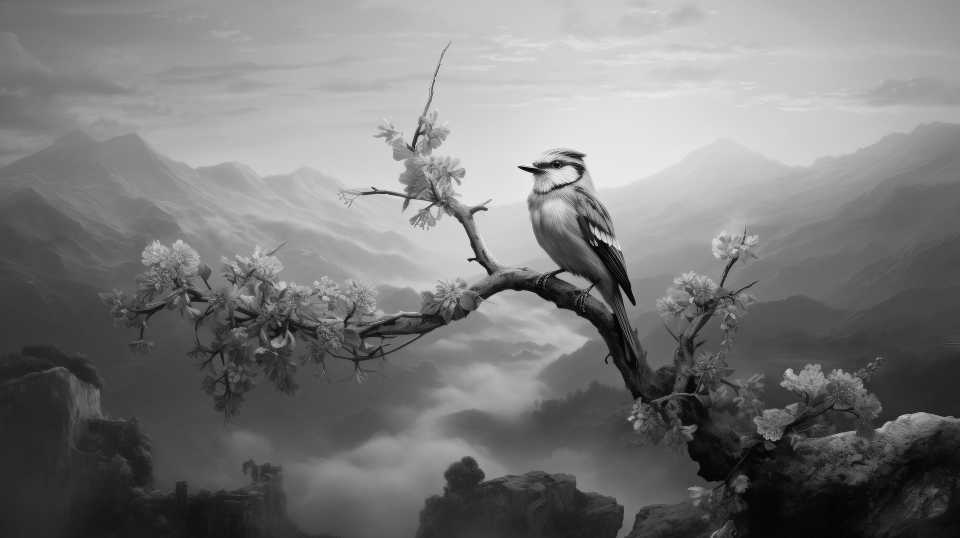
#> input picture assets/img_rep_1.jpg, 1920 x 1076 px (shown at 1/2 size); its folder holds only this picture in this run
$ python -i cat0_analisis_semiotico.py   (imports and definitions only)   (older library calls are emulated)
#> lines starting #> are read from the running program, lines starting #| are printed output that depends on the picture; after the words box and inside, x2 and y2 are one past the last pixel; in counts of white or black regions, pixels touching at a corner belong together
### graficos/tarjetas_cromaticas.py
"""
graficos/tarjetas_cromaticas.py
Renderizado 1:1 con las especificaciones exactas del inspector de Figma:
- Espaciados (gaps): 8px estrictos entre cada elemento.
- Título rol: 12px Bold, color #0B1020, caja 15px.
- Fila HEX: 11px Regular, color #444748, caja 14px.
- Porcentaje: 11px Bold, color #0057FF, alineado con HEX.
- Barra progreso: alto 4px, radio cápsula 2px, gap 8px.
"""

import io
import base64
from pathlib import Path
from PIL import Image, ImageDraw, ImageFont

# Ubicación de assets/fonts navegando desde este archivo:
# Buscamos la raíz del proyecto subiendo desde la ubicación de este script
_current = Path(__file__).resolve().parent
CARPETA_FUENTES = None

# Buscamos la carpeta assets hasta 4 niveles hacia arriba (cubriendo core/graficos/ o graficos/)
for _ in range(4):
    candidata = _current / "assets" / "fonts"
    if candidata.exists():
        CARPETA_FUENTES = candidata
        break
    _current = _current.parent

# Fallback por si acaso, aunque la lógica de arriba es robusta
if not CARPETA_FUENTES:
    CARPETA_FUENTES = Path("assets/fonts").resolve()


# [157 lines left out: functions _hex_to_rgb, _cargar_fuentes_sistema, _dibujar_tarjeta, renderizar_tarjetas_html, not called in this run]

### graficos/amarillo_gradiente_cromatico.py
import base64
import cv2
import numpy as np
import io
from pathlib import Path
from PIL import Image, ImageDraw, ImageFont
from servicios.config import imread_unicode
from graficos.config_heatmaps import PARAMS_COMPOSICION

# Extracción de parámetros desde la fuente única de verdad
C_CFG = PARAMS_COMPOSICION.get("chroma", {})
PALETTE = PARAMS_COMPOSICION.get("palette", {})
MACRO_BLUR_SIGMA = PARAMS_COMPOSICION.get("macroBlurSigma", 3.0)


def hex_to_bgr(h: str) -> tuple[int, int, int]:
    h = h.lstrip("#")
    r, g, b = int(h[0:2], 16), int(h[2:4], 16), int(h[4:6], 16)
    return (b, g, r)


WARN_BGR = hex_to_bgr(PALETTE.get("warn", "#FEF9C3"))


# [171 lines left out: functions _is_monochrome, _calcular_capa_cromatica, _calcular_capa_luminancia_monocromo, analizar_gradiente_cromatico, not called in this run]

# -------------------------------------------------------------------------
# RENDERIZADO VISUAL: CHIP / TARJETA INFORMATIVA GRADIENTE CROMÁTICO
# -------------------------------------------------------------------------

_current = Path(__file__).resolve().parent
CARPETA_FUENTES = None
for _ in range(4):
    candidata = _current / "assets" / "fonts"
    if candidata.exists():
        CARPETA_FUENTES = candidata
        break
    _current = _current.parent

if not CARPETA_FUENTES:
    CARPETA_FUENTES = Path("assets/fonts").resolve()


# [156 lines left out: functions _cargar_fuentes_tarjeta, renderizar_tarjeta_gradiente_cromatico, fusionar_mapa_con_tarjeta, not called in this run]

### graficos/rojo_linea_tension.py
import base64
import cv2
import io
from pathlib import Path
import numpy as np
from PIL import Image, ImageDraw, ImageFont

from servicios.config import imread_unicode
from graficos.config_heatmaps import COLOR_ROJO_BGR, PARAMS_COMPOSICION

P = PARAMS_COMPOSICION
ACCENT_RED_RGB = (244, 63, 94) # Tono coral/carmesí de la tarjeta de datos

def _is_diagonal(deg: float) -> bool:
    return any(lo <= deg <= hi for lo, hi in P["tension"]["diagonalRanges"])


# [268 lines left out: functions merge_segments, analizar_lineas_tension, not called in this run]

# -------------------------------------------------------------------------
# RENDERIZADO VISUAL: CHIP / TARJETA LÍNEAS DE TENSIÓN
# -------------------------------------------------------------------------

_current = Path(__file__).resolve().parent
CARPETA_FUENTES = None
for _ in range(4):
    candidata = _current / "assets" / "fonts"
    if candidata.exists():
        CARPETA_FUENTES = candidata
        break
    _current = _current.parent

if not CARPETA_FUENTES:
    CARPETA_FUENTES = Path("assets/fonts").resolve()


# [144 lines left out: functions _cargar_fuentes_tarjeta, renderizar_tarjeta_lineas_tension, fusionar_mapa_con_tarjeta, not called in this run]

### graficos/azul_peso_visual.py
import base64
import cv2
import numpy as np
import io
from pathlib import Path
from PIL import Image, ImageDraw, ImageFont
from servicios.config import imread_unicode
from graficos.config_heatmaps import COLOR_AZUL_BGR, PARAMS_COMPOSICION

W_CFG = PARAMS_COMPOSICION.get("peso", PARAMS_COMPOSICION.get("weight", {}))

# Azul Indexal oficial (#0057FF)
ACCENT_BLUE_RGB = (0, 87, 255)


# [225 lines left out: functions _calcular_capa_peso, analizar_peso_visual, not called in this run]

# -------------------------------------------------------------------------
# RENDERIZADO VISUAL: CHIP / TARJETA PESO VISUAL
# -------------------------------------------------------------------------

_current = Path(__file__).resolve().parent
CARPETA_FUENTES = None
for _ in range(4):
    candidata = _current / "assets" / "fonts"
    if candidata.exists():
        CARPETA_FUENTES = candidata
        break
    _current = _current.parent

if not CARPETA_FUENTES:
    CARPETA_FUENTES = Path("assets/fonts").resolve()


# [149 lines left out: functions _cargar_fuentes_tarjeta, renderizar_tarjeta_peso_visual, fusionar_mapa_con_tarjeta, not called in this run]

### servicios/config.py
### meter el funcionamiento de la ia y el servidor aca

import base64
import json
import time
import cv2
import numpy as np
import requests
import streamlit as st


# ==========================================================
# DEFINICIÓN GLOBAL DE CREDENCIALES
# ==========================================================
try:
    RUNPOD_API_KEY = st.secrets["RUNPOD_API_KEY"]
    RUNPOD_ENDPOINT_ID = st.secrets["RUNPOD_ENDPOINT_ID"]
except Exception:
    import toml

    secrets = toml.load(".streamlit/secrets.toml")
    RUNPOD_API_KEY = secrets["RUNPOD_API_KEY"]
    RUNPOD_ENDPOINT_ID = secrets["RUNPOD_ENDPOINT_ID"]

BASE_URL = f"https://api.runpod.ai/v2/{RUNPOD_ENDPOINT_ID}"
HEADERS = {
    "Authorization": f"Bearer {RUNPOD_API_KEY}",
    "Content-Type": "application/json",
}

# Funcion para que OpenCV pueda leer imágenes con rutas que contengan caracteres especiales en Windows
def imread_unicode(path: str, flags: int = cv2.IMREAD_COLOR) -> np.ndarray | None:
    """
    Lee una imagen utilizando un buffer de numpy para evitar fallos de lectura
    con rutas que contengan caracteres especiales (ñ, acentos, espacios) en Windows.
    """
#> called with path = '../../assets/img_rep_1.jpg', flags = 0
    try:
        buffer = np.fromfile(path, dtype=np.uint8)
        img = cv2.imdecode(buffer, flags)
#> img is the input picture: shape (1076, 1920); min 0, max 255, mean 121.6
        return img
    except Exception as e:
        print(f"Error al cargar la imagen desde '{path}': {e}")
        return None

# [114 lines left out: functions imagen_a_base64, consultar_minicpm_v, not called in this run]

### graficos/config_heatmaps.py
"""
Configuración centralizada y parámetros de visión para los mapas compositivos
(Gradiente cromático, Tensión vectorial y Peso visual).
"""

PARAMS_COMPOSICION = {
    "maxSide": 1100,
    "macroBlurSigma": 3.0,
    "palette": {
        "neutralDark": "#44474E",
        "neutralMid": "#74777F",
        "blue": "#0057FF",
        "red": "#C94B63",
        "warn": "#FEF9C3"
    },
    "chroma": {
        "bands": 5,
        "blurSigma": 4.0,
        "satWeight": 0.6,
        "warmWeight": 0.4,
        "peakThreshold": 0.55,
        "normPercentile": 0.99,
        "minReference": 0.35,
        "contourWidth": 1.5,
        "contrastWeight": 1.4,
        "textureWeight": 0.3
    },
    "tension": {
        "blurSigma": 4.2,
        "cannyLow": 80,
        "cannyHigh": 170,
        "houghThresholdRatio": 0.22,
        "minLineLengthRatio": 0.18,
        "maxLineGapRatio": 0.03,
        "maxLines": 14,
        "morphOpenRadius": 1,
        "edgePercentile": 0.88,
        "edgeLowRatio": 0.38,
        "minComponentRatio": 0.016,
        "flow": {
            "minLengthRatio": 0.05,        # Permite capturar tramos del saxofón sin exigir un recorrido tan extenso
            "maxFlows": 12,
            "simplifyTol": 2.5,
            "linkDist": 28,
            "linkAngleTol": 38,
            "sampleStep": 2,
            "seedPercentile": 0.89,        # Exige mayor nitidez para arrancar el trazo (ignora el desenfoque del fondo)
            "traceFloorRatio": 0.48,
            "maxTurn": 38,
            "suppressionRadius": 5,        # Radio menor para permitir directrices paralelas en el cuerpo del instrumento
            "maxSteps": 320
        },
        "mergeAngleTol": 7.0,
        "mergeDistTol": 12.0,
        "fallbackRatios": [0.16, 0.12],
        "diagonalRanges": [
            (15.0, 75.0),
            (105.0, 165.0)
        ],
        "minAcuteAngle": 15.0,
        "lineWidth": 3.5,
        "nodeRadius": 5
    },
    "weight": {
        "blurSigma": 4.5,
        "minAreaRatio": 0.012,
        "maxMasses": 8,
        "morphOpenRadius": 2,
        "lineWidth": 2.5
    },
    "display": {
        "singleLayerOpacity": 0.85,
        "blendDefault": 0.5
    }
}


def hex_a_bgr(color_hex: str) -> tuple[int, int, int]:
    """Convierte un color hexadecimal '#RRGGBB' al formato BGR usado por OpenCV."""
    color_hex = color_hex.lstrip("#")
    r, g, b = int(color_hex[0:2], 16), int(color_hex[2:4], 16), int(color_hex[4:6], 16)
    return (b, g, r)


# Colores BGR precalculados listos para dibujar
COLOR_ROJO_BGR = hex_a_bgr(PARAMS_COMPOSICION["palette"]["red"])       # #C94B63 -> (99, 75, 201)
COLOR_AZUL_BGR = hex_a_bgr(PARAMS_COMPOSICION["palette"]["blue"])      # #0057FF -> (255, 87, 0)
COLOR_AMARILLO_BGR = hex_a_bgr(PARAMS_COMPOSICION["palette"]["warn"])  # #FEF9C3 -> (195, 249, 254)

### core/categorias/cat0_analisis_semiotico.py

import cv2
import numpy as np
import re
from pathlib import Path
from servicios.config import (consultar_minicpm_v, imread_unicode)
from core.dimensiones.dimension_sintactica.eidetica_y_tensiones_kandinsky import calcular_tension_kandinsky
from core.dimensiones.dimension_sintactica.cromo_semiotica import (
    obtener_paleta_cromatica,
    analizar_atributos_cromaticos,
    evaluar_semiotica_cromatica
)
from core.dimensiones.dimension_sintactica.ansel_adams_luminosidad import analizar_luminosidad_completa
from core.dimensiones.dimension_semantica.retorica_linguistica_barthes import analizar_retorica_barthes
from core.dimensiones.dimension_semantica.iconica_peirce import analizar_semiotica_iconica
from core.dimensiones.dimension_semantica.indicial_materialidad import analizar_semiotica_indicial
from core.dimensiones.dimension_semantica.simbolica import analizar_semiotica_simbolica
from core.dimensiones.dimension_pragmatica.secuencia_narrativa import analizar_secuencia_narrativa
from core.dimensiones.dimension_pragmatica.atencion_predictiva import analizar_atencion_predictiva
from core.dimensiones.dimension_pragmatica.semiotica_agentiva import analizar_semiotica_agentiva
from graficos.tarjetas_cromaticas import renderizar_tarjetas_html
from graficos.grafico_zonas import generar_grafico_zonas_base64
# Analizadores de mapas de calor estandarizados
from graficos.amarillo_gradiente_cromatico import analizar_gradiente_cromatico
from graficos.rojo_linea_tension import analizar_lineas_tension
from graficos.azul_peso_visual import analizar_peso_visual


# FUNCION AUXILIAR PARA CALCULAR SIMETRÍA CENTRAL (usada en funciones de checkbox 1)
def _calcular_simetria_central(imagen_path: str) -> dict:
    """
    Calcula la simetría estructural y el equilibrio de masas visuales
    respecto al eje central vertical usando bordes (Canny) y momentos de masa.
    """
    img = imread_unicode(imagen_path, cv2.IMREAD_GRAYSCALE)
    if img is None:
        return {"error": "No se pudo cargar la imagen para simetría"}

    h, w = img.shape

    # 1. Filtro y detección de bordes estructurales (peso visual y morfología)
    blurred = cv2.GaussianBlur(img, (7, 7), 0)
    edges = cv2.Canny(blurred, 50, 150)
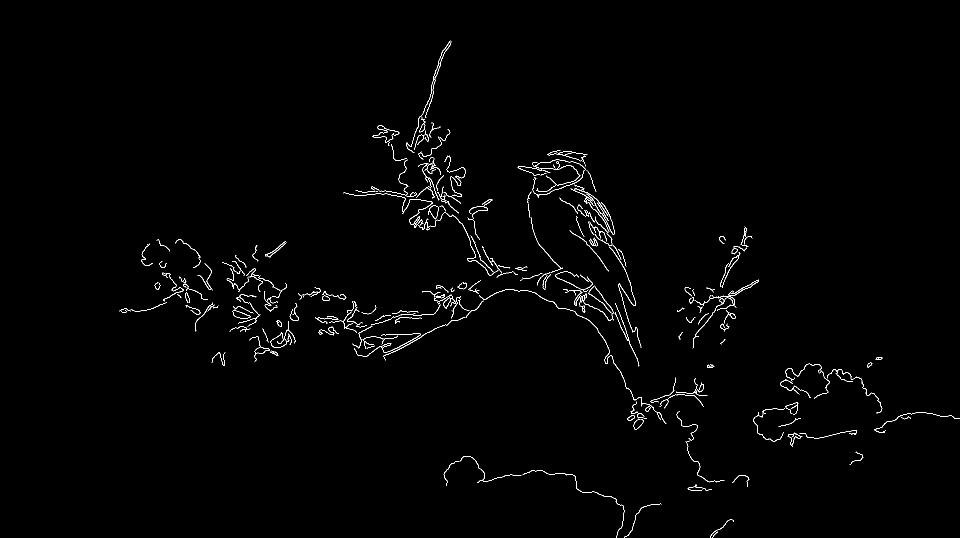
#> edges: shape (1076, 1920) (shown at 1/2 size); 0.98% white in thin lines or dots, all inside (x1, y1, x2, y2) = (238, 81, 1920, 1076)

    mitad_izq = edges[:, :w//2]
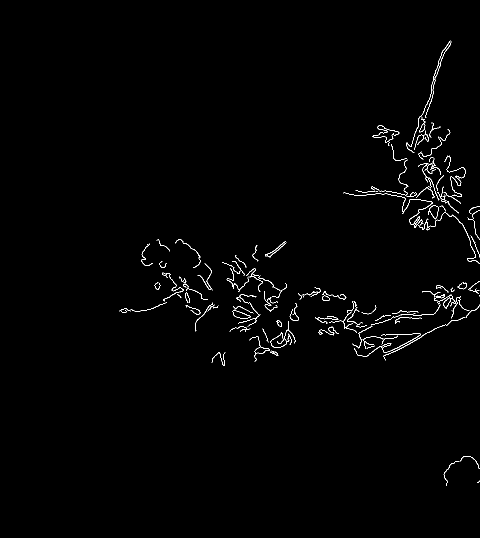
#> mitad_izq: shape (1076, 960) (shown at 1/2 size); 0.92% white in thin lines or dots, all inside (x1, y1, x2, y2) = (238, 81, 960, 972)
    mitad_der = cv2.flip(edges[:, w//2:], 1)
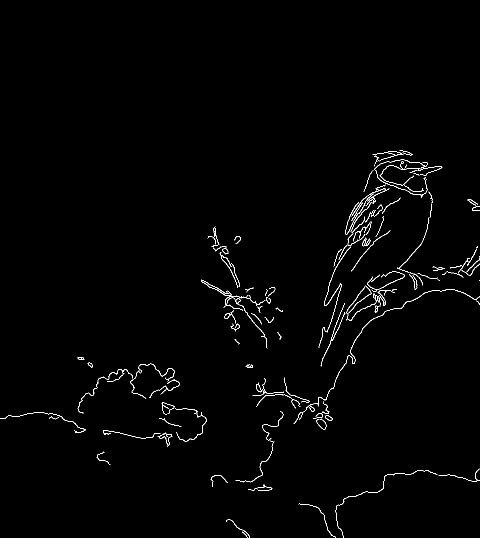
#> mitad_der: shape (1076, 960) (shown at 1/2 size); 1% white in thin lines or dots, all inside (x1, y1, x2, y2) = (0, 301, 960, 1076)

    min_w = min(mitad_izq.shape[1], mitad_der.shape[1])
    mitad_izq = mitad_izq[:, :min_w]
    mitad_der = mitad_der[:, :min_w]

    # 2. Simetría morfológica (coincidencia de contornos estructurales)
    interseccion = np.logical_and(mitad_izq > 0, mitad_der > 0).sum()
#> interseccion = 272
    total_bordes = (mitad_izq > 0).sum() + (mitad_der > 0).sum()
#> total_bordes = 20160

    if total_bordes > 0:
        simetria_estructural = (2.0 * interseccion) / float(total_bordes)
#> simetria_estructural = 0.027
    else:
        simetria_estructural = 1.0

    # 3. Centro de masa visual (evalúa inclinación del peso compositivo)
    M = cv2.moments(edges)
#> M = moments, m00 5140800, centre m10/m00, m01/m00 = (1018.4, 583)
    if M["m00"] > 0:
        centro_x = M["m10"] / M["m00"]
#> centro_x = 1018.4
        desviacion_eje = abs(centro_x - (w / 2.0)) / (w / 2.0)  # 0.0 centrado, 1.0 extremo
#> desviacion_eje = 0.0609
    else:
        desviacion_eje = 0.0

    # Ponderación integral: morfología de bordes + equilibrio de centro de masas
    balance_masas = max(0.0, 1.0 - (desviacion_eje * 1.5))
#> balance_masas = 0.909
    indice_final = (simetria_estructural * 0.4) + (balance_masas * 0.6)
#> indice_final = 0.556
    indice_final = round(float(np.clip(indice_final, 0.0, 1.0)), 2)
#> indice_final = 0.56

    # Clasificación estricta según leyes de balance compositivo
    if indice_final >= 0.78 and desviacion_eje < 0.08:
        estado = "Equilibrio simétrico"
    elif indice_final >= 0.55 and desviacion_eje < 0.18:
        estado = "Equilibrio asimétrico"
    else:
        estado = "Asimetría dinámica"

    return {
        "indice_simetria": indice_final,
        "desviacion_centro_masa": round(desviacion_eje, 3),
        "estado": estado
    }

# FUNCIÓN QUE SE ASOCIA AL CHECKBOX 1 (composición visual)
# [434 lines left out: functions ejec_composicion_visual, ejec_paleta_cromatica, ejec_semiotica_de_la_imagen, ejec_retorica_visual, ejec_contexto_y_denotacion, not called in this run]

# MAPA DE FUNCIONES POR CHECKBOX PARA USO EN LA INTERFAZ
MAPA_CHECKBOXES_CAT0 = {
    "cb1_composicion_visual": ejec_composicion_visual,
    "cb2_paleta_cromatica": ejec_paleta_cromatica,
    "cb4_semiotica_imagen": ejec_semiotica_de_la_imagen,
    "cb5_retorica_visual": ejec_retorica_visual,
    "cb6_contexto_denotacion": ejec_contexto_y_denotacion
}

>>> result = _calcular_simetria_central('../../assets/img_rep_1.jpg')
#> result = {'indice_simetria': 0.56, 'desviacion_centro_masa': 0.061, 'estado': 'Equilibrio asimétrico'}

$ run again, on assets/img_rep_2.jpg
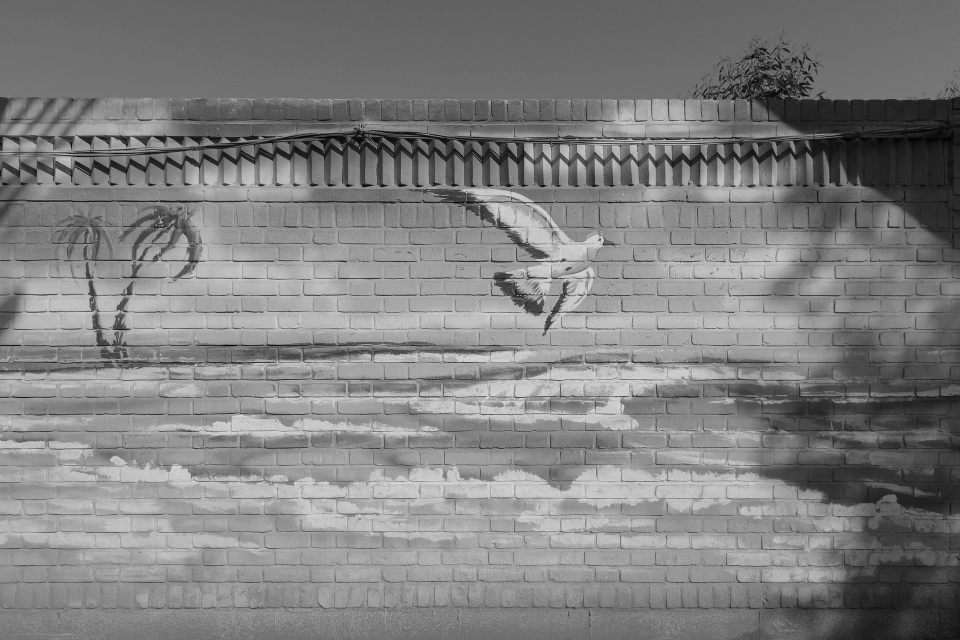
#> input picture assets/img_rep_2.jpg, 1920 x 1280 px (shown at 1/2 size)
#> in imread_unicode, img is the input picture: shape (1280, 1920); min 0, max 242, mean 127.8
#> in _calcular_simetria_central, `edges = cv2.Canny(blurred, 50, 150)`:
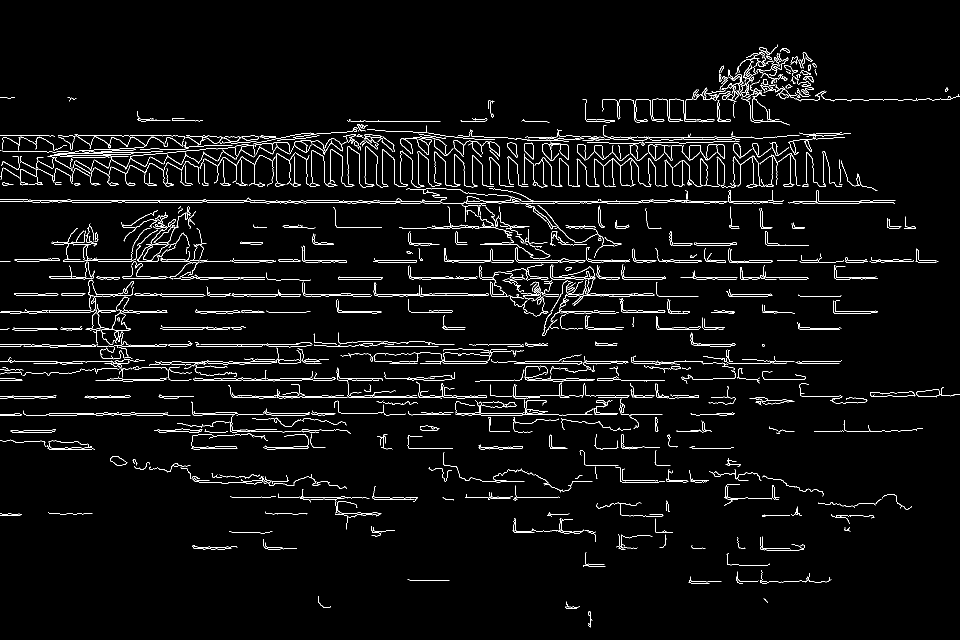
#> edges: shape (1280, 1920) (shown at 1/2 size); 3.4% white in thin lines or dots
#> mitad_izq: shape (1280, 960); 3.5% white in thin lines or dots, all inside (x1, y1, x2, y2) = (0, 194, 960, 1216)
#> in _calcular_simetria_central, `mitad_der = cv2.flip(edges[:, w//2:], 1)`:
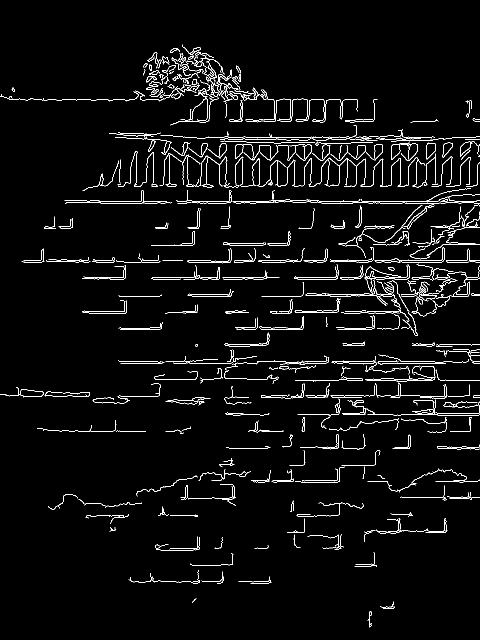
#> mitad_der: shape (1280, 960) (shown at 1/2 size); 3.3% white in thin lines or dots
#> interseccion = 4974
#> total_bordes = 83771
#> simetria_estructural = 0.119
#> M = moments, m00 21361605, centre m10/m00, m01/m00 = (898.5, 567.2)
#> centro_x = 898.5
#> desviacion_eje = 0.064
#> balance_masas = 0.904
#> indice_final = 0.59
#> result = {'indice_simetria': 0.59, 'desviacion_centro_masa': 0.064, 'estado': 'Equilibrio asimétrico'}
